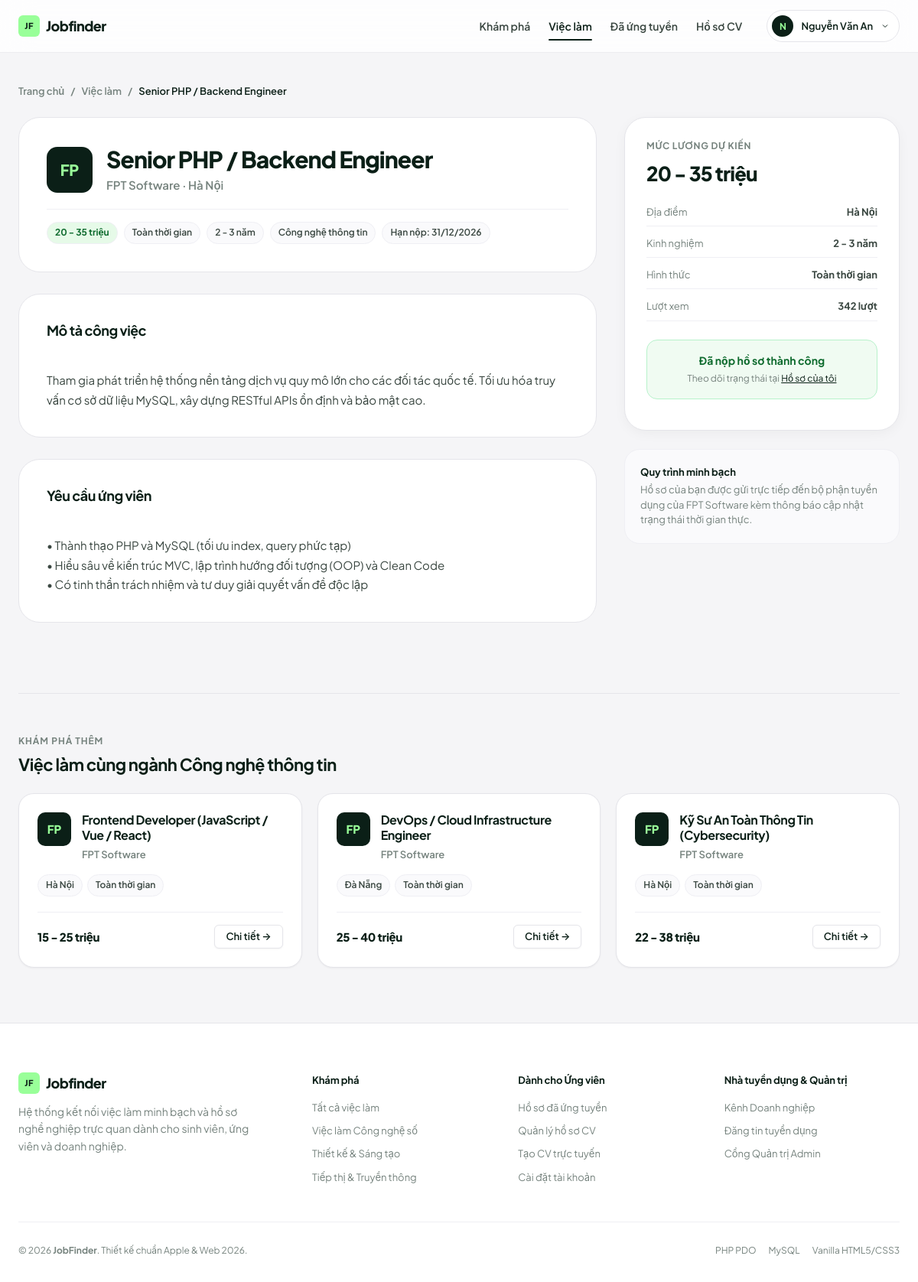
The app's page /job-detail.php?id=1 (signed in) with its own data.
### tables this page shows
CREATE TABLE `jobs` (
  `id` INT AUTO_INCREMENT PRIMARY KEY,
  `employer_id` INT NULL,
  `title` VARCHAR(150) NOT NULL,
  `company` VARCHAR(100) NOT NULL,
  `location` VARCHAR(100) NOT NULL,
  `category` VARCHAR(100) NOT NULL,
  `salary` VARCHAR(100) NOT NULL,
  `salary_value` INT DEFAULT 0,
  `job_type` VARCHAR(50) NOT NULL DEFAULT 'Toàn thời gian',
  `experience` VARCHAR(50) NOT NULL DEFAULT 'Không yêu cầu',
  `description` TEXT NOT NULL,
  `requirements` TEXT NOT NULL,
  `deadline` DATE NULL,
  `views` INT NOT NULL DEFAULT 0,
  `status` VARCHAR(20) NOT NULL DEFAULT 'active',
  `created_at` TIMESTAMP DEFAULT CURRENT_TIMESTAMP,
  CONSTRAINT `fk_job_employer` FOREIGN KEY (`employer_id`) REFERENCES `users` (`id`) ON DELETE SET NULL
);

### job-detail.php (the view, shortened to what this page needs)
<?php
require_once 'config/database.php';
$job_id = isset($_GET['id']) ? (int)$_GET['id'] : 0;
try {
    $pdo->prepare("UPDATE jobs SET views = views + 1 WHERE id = ?")->execute([$job_id]);
} catch (Exception $e) {}
$stmt = $pdo->prepare("SELECT * FROM jobs WHERE id = :id AND status = 'active' LIMIT 1");
$stmt->execute([':id' => $job_id]);
$job = $stmt->fetch();
$already_applied = false;
if (isset($_SESSION['user_id'])) {
    $check_stmt = $pdo->prepare("SELECT id FROM applications WHERE user_id = :user_id AND job_id = :job_id LIMIT 1");
    $check_stmt->execute([
        ':user_id' => $_SESSION['user_id'],
        ':job_id'  => $job_id
    ]);
    if ($check_stmt->fetch()) {
        $already_applied = true;
    }
}
try {
    $rel_stmt = $pdo->prepare("
        SELECT id, title, company, location, salary, job_type
        FROM jobs
        WHERE category = :category AND id != :current_id AND status = 'active'
        LIMIT 3
    ");
    $rel_stmt->execute([
        ':category'   => $job['category'],
        ':current_id' => $job_id
    ]);
    $related_jobs = $rel_stmt->fetchAll();
} catch (PDOException $e) {
    $related_jobs = [];
}
$company_initial = mb_strtoupper(mb_substr($job['company'], 0, 2));
require_once 'includes/header.php';
?>
<section class="section" style="padding-top:40px;">
    <div class="container">
        <div style="font-size:13px; font-weight:600; color:var(--muted); margin-bottom:24px; display:flex; align-items:center; gap:8px;">
            <a href="index.php" style="color:var(--muted);">Trang chủ</a>
            <span>/</span>
            <a href="jobs.php" style="color:var(--muted);">Việc làm</a>
            <span>/</span>
            <span style="color:var(--ink);"><?php echo htmlspecialchars($job['title']); ?></span>
        </div>
        <div style="display:grid; grid-template-columns:1fr 360px; gap:36px; align-items:flex-start;">
            <div>
                <div style="background:var(--surface); border-radius:var(--radius-xl); border:1px solid var(--line); padding:36px; margin-bottom:28px;">
                    <div style="display:flex; align-items:center; gap:18px; margin-bottom:20px;">
                        <div class="job-card__avatar" style="width:60px; height:60px; font-size:20px; border-radius:var(--radius-md);">
                            <?php echo htmlspecialchars($company_initial); ?>
                        </div>
                        <div>
                            <h1 style="font-size:clamp(22px, 2.5vw, 32px); font-weight:800; letter-spacing:-0.03em; color:var(--ink); line-height:1.2;">
                                <?php echo htmlspecialchars($job['title']); ?>
                            </h1>
                            <div style="font-size:15px; font-weight:600; color:var(--muted); margin-top:4px;">
                                <?php echo htmlspecialchars($job['company']); ?> &middot; <?php echo htmlspecialchars($job['location']); ?>
                            </div>
                        </div>
                    </div>
                    <div style="display:flex; flex-wrap:wrap; gap:8px; padding-top:16px; border-top:1px solid var(--line-subtle);">
                        <span class="chip" style="background-color:var(--status-success-bg); color:var(--status-success-text); font-weight:700;">
                            <?php echo htmlspecialchars($job['salary']); ?>
                        </span>
                        <span class="chip"><?php echo htmlspecialchars($job['job_type']); ?></span>
                        <span class="chip"><?php echo htmlspecialchars($job['experience']); ?></span>
                        <span class="chip"><?php echo htmlspecialchars($job['category']); ?></span>
                        <?php if (!empty($job['deadline'])): ?>
                            <span class="chip">Hạn nộp: <?php echo date('d/m/Y', strtotime($job['deadline'])); ?></span>
                        <?php endif; ?>
                    </div>
                </div>
                <div style="background:var(--surface); border-radius:var(--radius-xl); border:1px solid var(--line); padding:36px; margin-bottom:28px;">
                    <h2 style="font-size:18px; font-weight:700; margin-bottom:16px; color:var(--ink);">Mô tả công việc</h2>
                    <div style="color:var(--ink-secondary); line-height:1.7; font-size:15px; white-space:pre-line;">
                        <?php echo htmlspecialchars($job['description']); ?>
                    </div>
                </div>
                <div style="background:var(--surface); border-radius:var(--radius-xl); border:1px solid var(--line); padding:36px; margin-bottom:28px;">
                    <h2 style="font-size:18px; font-weight:700; margin-bottom:16px; color:var(--ink);">Yêu cầu ứng viên</h2>
                    <div style="color:var(--ink-secondary); line-height:1.7; font-size:15px; white-space:pre-line;">
                        <?php echo htmlspecialchars($job['requirements']); ?>
                    </div>
                </div>
            </div>
            <div style="position:sticky; top:92px;">
                <div style="background:var(--surface); border-radius:var(--radius-xl); border:1px solid var(--line); padding:28px; box-shadow:var(--shadow-card); margin-bottom:24px;">
                    <div style="font-size:12px; font-weight:700; text-transform:uppercase; letter-spacing:0.06em; color:var(--muted); margin-bottom:6px;">
                        Mức lương dự kiến
                    </div>
                    <div style="font-size:26px; font-weight:800; color:var(--ink); letter-spacing:-0.03em; margin-bottom:20px;">
                        <?php echo htmlspecialchars($job['salary']); ?>
                    </div>
                    <div style="display:flex; flex-direction:column; gap:12px; margin-bottom:24px; font-size:13px; color:var(--ink-secondary);">
                        <div style="display:flex; justify-content:space-between; padding-bottom:8px; border-bottom:1px solid var(--line-subtle);">
                            <span class="text-muted">Địa điểm</span>
                            <strong><?php echo htmlspecialchars($job['location']); ?></strong>
                        </div>
                        <div style="display:flex; justify-content:space-between; padding-bottom:8px; border-bottom:1px solid var(--line-subtle);">
                            <span class="text-muted">Kinh nghiệm</span>
                            <strong><?php echo htmlspecialchars($job['experience']); ?></strong>
                        </div>
                        <div style="display:flex; justify-content:space-between; padding-bottom:8px; border-bottom:1px solid var(--line-subtle);">
                            <span class="text-muted">Hình thức</span>
                            <strong><?php echo htmlspecialchars($job['job_type']); ?></strong>
                        </div>
                        <div style="display:flex; justify-content:space-between; padding-bottom:8px; border-bottom:1px solid var(--line-subtle);">
                            <span class="text-muted">Lượt xem</span>
                            <strong><?php echo (int)($job['views'] ?? 0); ?> lượt</strong>
                        </div>
                    </div>
                    <?php if ($already_applied): ?>
                        <div style="background:#f0fbf2; border:1px solid #b7f2cb; border-radius:var(--radius-md); padding:16px; text-align:center; margin-bottom:12px;">
                            <div style="color:var(--status-success-text); font-weight:700; font-size:14px; margin-bottom:4px;">
                                Đã nộp hồ sơ thành công
                            </div>
                            <div style="font-size:12px; color:var(--muted);">
                                Theo dõi trạng thái tại <a href="my-applications.php" style="color:var(--ink); text-decoration:underline;">Hồ sơ của tôi</a>
                            </div>
                        </div>
                    <?php endif; ?>
                </div>
                <div style="background:var(--surface-subtle); border-radius:var(--radius-lg); border:1px solid var(--line-subtle); padding:20px; font-size:13px; color:var(--muted); line-height:1.5;">
                    <div style="font-weight:700; color:var(--ink); margin-bottom:4px;">Quy trình minh bạch</div>
                    Hồ sơ của bạn được gửi trực tiếp đến bộ phận tuyển dụng của <?php echo htmlspecialchars($job['company']); ?> kèm thông báo cập nhật trạng thái thời gian thực.
                </div>
            </div>
        </div>
        <?php if (!empty($related_jobs)): ?>
            <div style="margin-top:64px; padding-top:48px; border-top:1px solid var(--line);">
                <div class="section-header" style="margin-bottom:24px;">
                    <div>
                        <span class="section-eyebrow">Khám phá thêm</span>
                        <h2 style="font-size:22px; font-weight:700;">Việc làm cùng ngành <?php echo htmlspecialchars($job['category']); ?></h2>
                    </div>
                </div>
                <div class="job-grid">
                    <?php foreach ($related_jobs as $r_job):
                        $r_initial = mb_strtoupper(mb_substr($r_job['company'], 0, 2));
                    ?>
                        <div class="job-card">
                            <div>
                                <div class="job-card__header">
                                    <div class="job-card__avatar">
                                        <?php echo htmlspecialchars($r_initial); ?>
                                    </div>
                                    <div class="job-card__info">
                                        <h3 class="job-card__title">
                                            <a href="job-detail.php?id=<?php echo (int)$r_job['id']; ?>">
                                                <?php echo htmlspecialchars($r_job['title']); ?>
                                            </a>
                                        </h3>
                                        <div class="job-card__company"><?php echo htmlspecialchars($r_job['company']); ?></div>
                                    </div>
                                </div>
                                <div class="job-card__chips">
                                    <span class="chip"><?php echo htmlspecialchars($r_job['location']); ?></span>
                                    <span class="chip"><?php echo htmlspecialchars($r_job['job_type']); ?></span>
                                </div>
                            </div>
                            <div class="job-card__footer">
                                <div class="job-card__salary">
                                    <?php echo htmlspecialchars($r_job['salary']); ?>
                                </div>
                                <a href="job-detail.php?id=<?php echo (int)$r_job['id']; ?>" class="btn btn-secondary btn-sm">
                                    Chi tiết →
                                </a>
                            </div>
                        </div>
                    <?php endforeach; ?>
                </div>
            </div>
        <?php endif; ?>
    </div>
</section>
<?php require_once 'includes/footer.php'; ?>

### assets/css/style.css (style rules this page uses)
:root { --bg: #f5f5f7; --surface: #ffffff; --surface-subtle: #fafafc; --surface-hover: #f0f0f4; --ink: #0b1f17; --ink-secondary: #3a4741; --muted: #76837e; --line: #e5e5ea; --line-subtle: #efeff4; --accent: #99ff99; --accent-hover: #7df57d; --accent-contrast: #0b1f17; --status-pending-bg: #eaf2ff; --status-pending-text: #1d61d8; --status-success-bg: #e6fae8; --status-success-text: #0e6b2e; --status-danger-bg: #fef0ef; --status-danger-text: #c92a2a; --admin-bg: #0b1f17; --admin-surface: #122c21; --admin-surface-hover: #193a2d; --admin-line: #1c3e30; --admin-text: #f5f5f7; --admin-muted: #8b9d95; --font-sans: "Plus Jakarta Sans", "Inter", -apple-system, BlinkMacSystemFont, "Segoe UI", Roboto, sans-serif; --radius-xs: 6px; --radius-sm: 10px; --radius-md: 14px; --radius-lg: 20px; --radius-xl: 28px; --radius-full: 9999px; --shadow-sm: 0 1px 3px rgba(11, 31, 23, 0.03), 0 1px 2px rgba(11, 31, 23, 0.02); --shadow-card: 0 4px 18px -2px rgba(11, 31, 23, 0.05); --shadow-hover: 0 12px 30px -4px rgba(11, 31, 23, 0.09); --shadow-popover: 0 16px 40px rgba(11, 31, 23, 0.12); --ease: cubic-bezier(0.16, 1, 0.3, 1); --transition: all 0.22s var(--ease); --max-w: 1240px; --pad: 24px; }
*, *::before, *::after { margin: 0; padding: 0; box-sizing: border-box; }
html { -webkit-text-size-adjust: 100%; scroll-behavior: smooth; }
body { font-family: var(--font-sans); background-color: var(--bg); color: var(--ink); font-size: 15px; line-height: 1.55; display: flex; flex-direction: column; min-height: 100vh; -webkit-font-smoothing: antialiased; -moz-osx-font-smoothing: grayscale; }
a { color: inherit; text-decoration: none; transition: var(--transition); }
.container { width: 100%; max-width: var(--max-w); margin: 0 auto; padding: 0 var(--pad); }
.section { padding: 72px 0; }
.section-header { margin-bottom: 36px; display: flex; justify-content: space-between; align-items: flex-end; gap: 20px; }
.section-eyebrow { display: inline-block; font-size: 12px; font-weight: 700; letter-spacing: 0.08em; text-transform: uppercase; color: var(--muted); margin-bottom: 8px; }
h1, h2, h3, h4, h5, h6 { font-family: var(--font-sans); color: var(--ink); font-weight: 700; letter-spacing: -0.025em; line-height: 1.2; }
.text-muted { color: var(--muted); }
.btn { display: inline-flex; align-items: center; justify-content: center; gap: 8px; font-weight: 600; font-size: 14px; line-height: 1; padding: 12px 20px; border-radius: var(--radius-sm); border: 1px solid transparent; cursor: pointer; transition: var(--transition); white-space: nowrap; }
.btn-secondary { background-color: var(--surface); color: var(--ink); border-color: var(--line); box-shadow: var(--shadow-sm); }
.btn-sm { padding: 8px 14px; font-size: 13px; border-radius: var(--radius-xs); }
.job-grid { display: grid; grid-template-columns: repeat(auto-fill, minmax(360px, 1fr)); gap: 20px; }
.job-card { background: var(--surface); border-radius: var(--radius-lg); border: 1px solid var(--line); padding: 24px; box-shadow: var(--shadow-sm); display: flex; flex-direction: column; justify-content: space-between; transition: var(--transition); position: relative; }
.job-card__header { display: flex; align-items: flex-start; gap: 14px; margin-bottom: 16px; }
.job-card__avatar { width: 44px; height: 44px; border-radius: var(--radius-sm); background-color: var(--ink); color: var(--accent); display: flex; align-items: center; justify-content: center; font-weight: 800; font-size: 15px; flex-shrink: 0; }
.job-card__info { flex: 1; min-width: 0; }
.job-card__title { font-size: 16px; font-weight: 700; color: var(--ink); line-height: 1.3; margin-bottom: 4px; display: -webkit-box; -webkit-line-clamp: 2; -webkit-box-orient: vertical; overflow: hidden; }
.job-card__company { font-size: 13px; font-weight: 600; color: var(--muted); }
.job-card__chips { display: flex; flex-wrap: wrap; gap: 6px; margin-bottom: 20px; }
.chip { font-size: 12px; font-weight: 600; padding: 4px 10px; border-radius: var(--radius-full); background-color: var(--surface-subtle); color: var(--ink-secondary); border: 1px solid var(--line-subtle); }
.job-card__footer { display: flex; align-items: center; justify-content: space-between; padding-top: 16px; border-top: 1px solid var(--line-subtle); }
.job-card__salary { font-size: 15px; font-weight: 800; letter-spacing: -0.02em; color: var(--ink); }

### records on screen
jobs: title "Senior PHP / Backend Engineer", company "FP", company "FPT Software", location "Hà Nội", salary "20 - 35 triệu", job_type "Toàn thời gian", experience "2 - 3 năm", category "Công nghệ thông tin", deadline "31/12/2026", description "Tham gia phát triển hệ thống nền tảng dịch vụ quy mô lớn cho các đối tác quốc tế. Tối ưu hóa truy vấn cơ sở dữ liệu MySQL, xây dựng RESTful APIs ổn định và bảo mật cao.", requirements "• Thành thạo PHP và MySQL (tối ưu index, query phức tạp) • Hiểu sâu về kiến trúc MVC, lập trình hướng đối tượng (OOP) và Clean Code • Có tinh thần trách nhiệm và tư duy giải quyết vấn đề độc lập", views "342"
jobs: company "FP", title "Frontend Developer (JavaScript / Vue / React)", company "FPT Software", location "Hà Nội", job_type "Toàn thời gian", salary "15 - 25 triệu"
jobs: company "FP", title "DevOps / Cloud Infrastructure Engineer", company "FPT Software", location "Đà Nẵng", job_type "Toàn thời gian", salary "25 - 40 triệu"
jobs: company "FP", title "Kỹ Sư An Toàn Thông Tin (Cybersecurity)", company "FPT Software", location "Hà Nội", job_type "Toàn thời gian", salary "22 - 38 triệu"

### other values on screen
mb_strtoupper(mb_substr(htmlspecialchars($user_name), 0, 1)) "N"
$user_name "Nguyễn Văn An"
